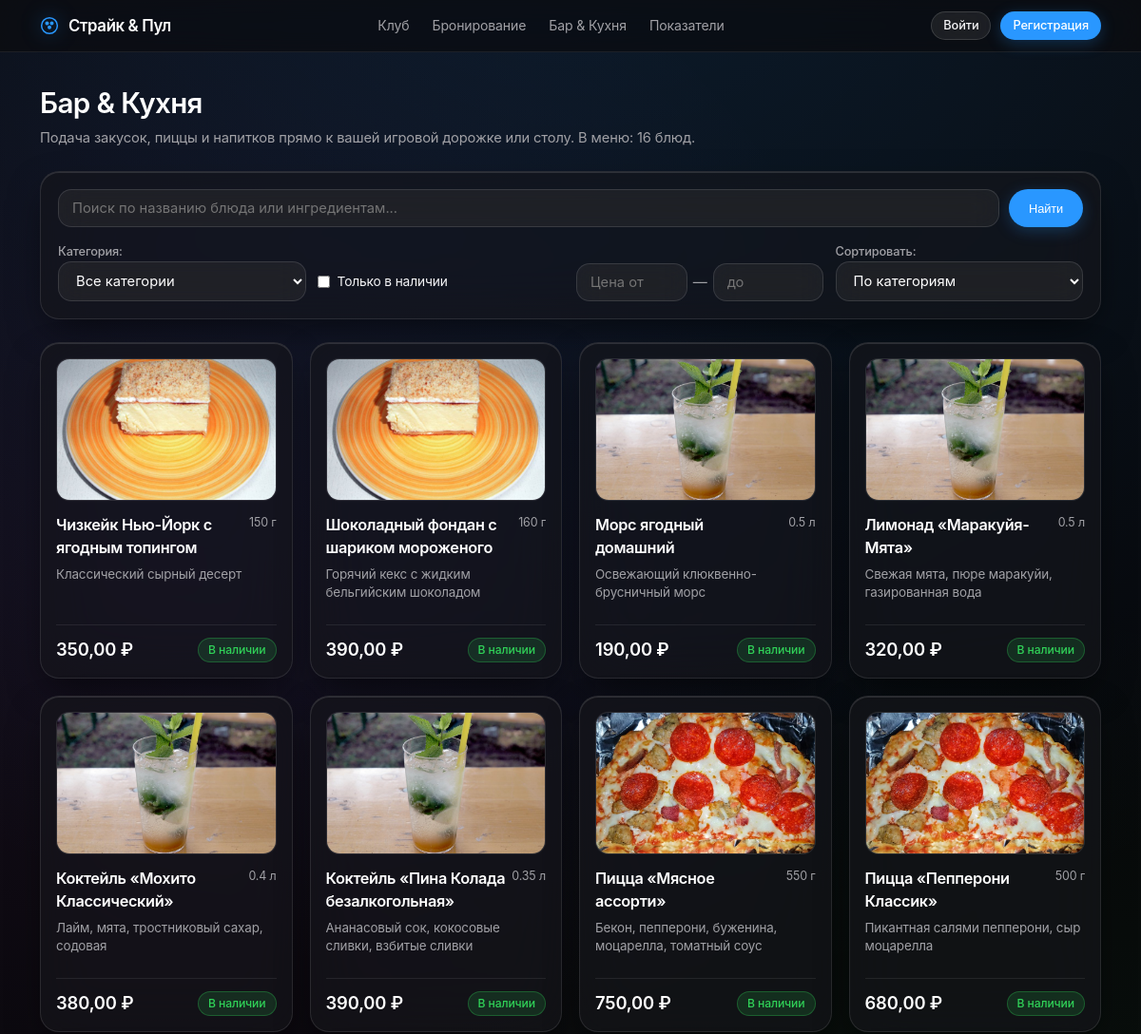
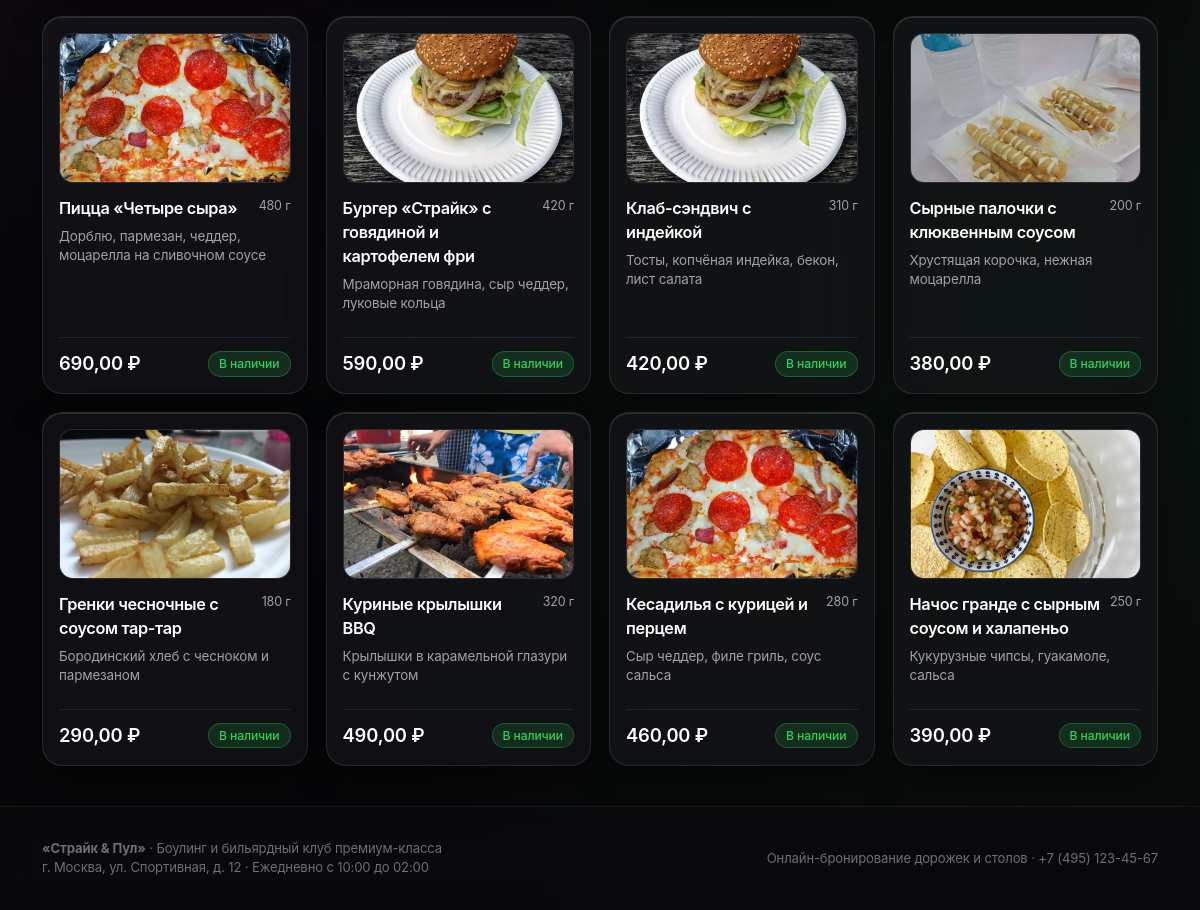
The app's page /menu/ with its own data (2 pictures, top to bottom).
### club/models.py (models this page shows, shortened)
class MenuItem(models.Model):
    CATEGORY_CHOICES = (
        ('snacks', 'Снеки и закуски'),
        ('hot', 'Горячие блюда и пицца'),
        ('drinks', 'Напитки и коктейли'),
        ('desserts', 'Десерты'),
    )
    category = models.CharField("Категория", max_length=20, choices=CATEGORY_CHOICES, default='snacks')
    title = models.CharField("Название", max_length=150)
    description = models.TextField("Состав / описание", blank=True)
    price = models.DecimalField(
        "Цена (руб)",
        max_digits=8,
        decimal_places=2,
        validators=[MinValueValidator(Decimal('0.00'))]
    )
    weight_volume = models.CharField("Выход (порция)", max_length=50, default="300 г")
    photo = models.ImageField(
        "Фото блюда",
        upload_to='menu/',
        blank=True,
        null=True,
        validators=[validate_image_file]
    )
    is_available = models.BooleanField("В наличии", default=True)
    class Meta:
        verbose_name = "Позиция меню бара"
        verbose_name_plural = "Меню бара и кухни"
        ordering = ['category', 'title']

### club/views.py (the view)
# urls.py: path('menu/', views.menu_catalog_view, name='menu_catalog'),
def menu_catalog_view(request):
    queryset = MenuItem.objects.all()
    q = request.GET.get('q', '').strip()
    if q:
        queryset = queryset.filter(Q(title__icontains=q) | Q(description__icontains=q))
    category = request.GET.get('category', '').strip()
    if category:
        queryset = queryset.filter(category=category)
    in_stock = request.GET.get('in_stock', '').strip()
    if in_stock == '1':
        queryset = queryset.filter(is_available=True)
    min_price = request.GET.get('min_price', '').strip()
    max_price = request.GET.get('max_price', '').strip()
    if min_price:
        try:
            queryset = queryset.filter(price__gte=Decimal(min_price))
        except Exception:
            pass
    if max_price:
        try:
            queryset = queryset.filter(price__lte=Decimal(max_price))
        except Exception:
            pass
    sort = request.GET.get('sort', 'category')
    sort_options = {
        'price_asc': 'price',
        'price_desc': '-price',
        'title': 'title',
        'category': 'category',
    }
    order_field = sort_options.get(sort, 'title')
    queryset = queryset.order_by(order_field)
    paginator = Paginator(queryset, 20)
    page_number = request.GET.get('page')
    page_obj = paginator.get_page(page_number)
    query_params = request.GET.copy()
    if 'page' in query_params:
        query_params.pop('page')
    extra_params = query_params.urlencode()
    context = {
        'page_obj': page_obj,
        'q': q,
        'category': category,
        'in_stock': in_stock,
        'min_price': min_price,
        'max_price': max_price,
        'sort': sort,
        'extra_params': extra_params,
        'categories': MenuItem.CATEGORY_CHOICES,
        'total_count': queryset.count(),
    }
    return render(request, 'club/menu_catalog.html', context)

### club/context_processors.py (called while the page is built, shortened)
def club_global_context(request):
    game_types = GameType.objects.all()
    user_role = 'guest'
    user_profile = None
    return {
        'nav_game_types': game_types,
        'current_user_role': user_role,
        'user_profile': user_profile,
    }

### club/templatetags/club_icons.py (called while the page is built)
@register.simple_tag
def icon(name, css_class=""):
    svg = ICONS.get(name, '')
    if css_class and svg:
        svg = svg.replace('<svg ', f'<svg class="{css_class}" ')
    return mark_safe(svg)

### templates/club/menu_catalog.html (shortened to what this page needs)
{% extends 'base.html' %}
{% load club_icons %}
{% block content %}
<div style="display: flex; justify-content: space-between; align-items: baseline; margin-bottom: 24px; flex-wrap: wrap; gap: 12px;">
  <div>
    <h1 style="font-size: 1.85rem; font-weight: 600; letter-spacing: var(--tracking-tight); margin-bottom: 4px; color: #fff;">
      Бар & Кухня
    </h1>
    <p style="color: var(--text-secondary); font-size: 0.92rem;">
      Подача закусок, пиццы и напитков прямо к вашей игровой дорожке или столу. В меню: {{ total_count }} блюд.
    </p>
  </div>
</div>
<div class="card" style="padding: 18px; margin-bottom: 24px;">
  <form method="get" action="{% url 'menu_catalog' %}" style="display: flex; flex-direction: column; gap: 14px;">
    <div style="display: flex; gap: 10px; flex-wrap: wrap;">
      <input type="text" name="q" value="{{ q }}" placeholder="Поиск по названию блюда или ингредиентам..." class="form-control" style="flex: 1; min-width: 220px;">
      <button type="submit" class="btn btn-primary btn-sm" style="padding: 0 20px;">Найти</button>
    </div>
    <div style="display: grid; grid-template-columns: repeat(auto-fit, minmax(170px, 1fr)); gap: 12px; align-items: end;">
      <div>
        <label style="font-size: 0.8rem; font-weight: 500; color: var(--text-secondary);">Категория:</label>
        <select name="category" class="form-control" onchange="this.form.submit()">
          <option value="">Все категории</option>
        </select>
      </div>
      <div style="display: flex; align-items: center; gap: 8px; height: 42px;">
        <input type="checkbox" name="in_stock" value="1" id="in_stock" {% if in_stock == '1' %}checked{% endif %} onchange="this.form.submit()">
        <label for="in_stock" style="font-size: 0.86rem; cursor: pointer; margin: 0; color: var(--text-primary);">Только в наличии</label>
      </div>
      <div style="display: flex; gap: 6px; align-items: center;">
        <input type="number" name="min_price" value="{{ min_price }}" placeholder="Цена от" class="form-control" style="width: 50%;">
        <span style="color: var(--text-secondary);">—</span>
        <input type="number" name="max_price" value="{{ max_price }}" placeholder="до" class="form-control" style="width: 50%;">
      </div>
      <div>
        <label style="font-size: 0.8rem; font-weight: 500; color: var(--text-secondary);">Сортировать:</label>
        <select name="sort" class="form-control" onchange="this.form.submit()">
          <option value="category" {% if sort == 'category' %}selected{% endif %}>По категориям</option>
        </select>
      </div>
    </div>
  </form>
</div>
<div class="grid-4">
  {% for item in page_obj %}
    <div class="card" style="display: flex; flex-direction: column; justify-content: space-between; margin-bottom: 0; padding: 16px;">
      <div>
        <div style="height: 150px; background: rgba(255, 255, 255, 0.04); border-radius: var(--radius-md); margin-bottom: 14px; overflow: hidden; border: 1px solid rgba(255,255,255,0.08);">
          {% if item.photo %}
            <img src="{{ item.photo.url }}" alt="{{ item.title }}" style="width: 100%; height: 100%; object-fit: cover;">
          {% else %}
            <div style="width: 100%; height: 100%; display: flex; align-items: center; justify-content: center; color: var(--apple-blue);">
              {% if item.category == 'drinks' %}{% icon 'cocktail' %}
              {% elif item.category == 'hot' %}{% icon 'pizza' %}
              {% else %}{% icon 'receipt' %}{% endif %}
            </div>
          {% endif %}
        </div>
        <div style="display: flex; justify-content: space-between; align-items: flex-start; margin-bottom: 6px;">
          <h3 style="font-size: 1.02rem; font-weight: 600; letter-spacing: var(--tracking-tight); color: #fff;">{{ item.title }}</h3>
          <span style="font-size: 0.78rem; color: var(--text-secondary); white-space: nowrap; margin-left: 6px;">{{ item.weight_volume }}</span>
        </div>
        <p style="font-size: 0.84rem; color: var(--text-secondary); margin-bottom: 14px; min-height: 48px; line-height: 1.4;">
          {{ item.description|truncatewords:14 }}
        </p>
      </div>
      <div style="border-top: 1px solid rgba(255, 255, 255, 0.08); padding-top: 12px; display: flex; justify-content: space-between; align-items: center;">
        <div style="font-size: 1.15rem; font-weight: 600; color: #fff;">
          {{ item.price }} ₽
        </div>
        {% if item.is_available %}
          <span class="badge badge-confirmed">В наличии</span>
        {% else %}
          <span class="badge badge-cancelled">Нет на складе</span>
        {% endif %}
      </div>
    </div>
  {% endfor %}
</div>
{% endblock %}

### templates/base.html (shortened to what this page needs)
<!DOCTYPE html>
<html lang="ru">
<head>
  {% load static club_icons %}
  <link rel="stylesheet" href="{% static 'css/style.css' %}">
</head>
<body>
  <header class="site-header">
    <div class="container header-inner">
      <a href="{% url 'home' %}" class="brand-logo">
        {% icon 'bowling' %}
        <span>Страйк & Пул</span>
      </a>
      <nav class="main-nav">
        <a href="{% url 'home' %}">Клуб</a>
        <a href="{% url 'booking_create' %}">Бронирование</a>
        <a href="{% url 'menu_catalog' %}">Бар & Кухня</a>
        <a href="{% url 'dashboard' %}">Показатели</a>
      </nav>
      <div class="user-nav">
        {% if user.is_authenticated %}
          <span class="user-badge">
            {% icon 'user' %}
            <span>{{ user.first_name|default:user.username }}</span>
            {% if current_user_role == 'admin' %}· Админ
            {% elif current_user_role == 'operator' %}· Оператор
            {% elif current_user_role == 'bar_manager' %}· Бар
            {% endif %}
          </span>
          <a href="{% url 'profile' %}" class="btn btn-secondary btn-sm">Профиль</a>
          <form action="{% url 'logout' %}" method="post" style="display: inline;">
            {% csrf_token %}
            <button type="submit" class="btn btn-danger btn-sm">Выйти</button>
          </form>
        {% else %}
          <a href="{% url 'login' %}" class="btn btn-secondary btn-sm">Войти</a>
          <a href="{% url 'register' %}" class="btn btn-primary btn-sm">Регистрация</a>
        {% endif %}
      </div>
    </div>
  </header>
  <main class="container" style="flex: 1; padding-top: 14px; padding-bottom: 40px;">
    {% block content %}{% endblock %}
  </main>
  <footer class="site-footer">
    <div class="container footer-inner">
      <div>
        <strong>«Страйк & Пул»</strong> · Боулинг и бильярдный клуб премиум-класса<br>
        г. Москва, ул. Спортивная, д. 12 · Ежедневно с 10:00 до 02:00
      </div>
      <div>
        Онлайн-бронирование дорожек и столов · +7 (495) 123-45-67
      </div>
    </div>
  </footer>
</body>
</html>

### records on screen
MenuItem: photo (picture), title "Чизкейк Нью-Йорк с ягодным топингом", weight_volume "150 г", description "Классический сырный десерт", price "350,00", is_available "В наличии"
MenuItem: photo (picture), title "Шоколадный фондан с шариком мороженого", weight_volume "160 г", description "Горячий кекс с жидким бельгийским шоколадом", price "390,00", is_available "В наличии"
MenuItem: photo (picture), title "Морс ягодный домашний", weight_volume "0.5 л", description "Освежающий клюквенно-брусничный морс", price "190,00", is_available "В наличии"
MenuItem: photo (picture), title "Лимонад «Маракуйя-Мята»", weight_volume "0.5 л", description "Свежая мята, пюре маракуйи, газированная вода", price "320,00", is_available "В наличии"
MenuItem: photo (picture), title "Коктейль «Мохито Классический»", weight_volume "0.4 л", description "Лайм, мята, тростниковый сахар, содовая", price "380,00", is_available "В наличии"
MenuItem: photo (picture), title "Коктейль «Пина Колада безалкогольная»", weight_volume "0.35 л", description "Ананасовый сок, кокосовые сливки, взбитые сливки", price "390,00", is_available "В наличии"
MenuItem: photo (picture), title "Пицца «Мясное ассорти»", weight_volume "550 г", description "Бекон, пепперони, буженина, моцарелла, томатный соус", price "750,00", is_available "В наличии"
MenuItem: photo (picture), title "Пицца «Пепперони Классик»", weight_volume "500 г", description "Пикантная салями пепперони, сыр моцарелла", price "680,00", is_available "В наличии"
MenuItem: photo (picture), title "Пицца «Четыре сыра»", weight_volume "480 г", description "Дорблю, пармезан, чеддер, моцарелла на сливочном соусе", price "690,00", is_available "В наличии"
MenuItem: photo (picture), title "Бургер «Страйк» с говядиной и картофелем фри", weight_volume "420 г", description "Мраморная говядина, сыр чеддер, луковые кольца", price "590,00", is_available "В наличии"
MenuItem: photo (picture), title "Клаб-сэндвич с индейкой", weight_volume "310 г", description "Тосты, копчёная индейка, бекон, лист салата", price "420,00", is_available "В наличии"
MenuItem: photo (picture), title "Сырные палочки с клюквенным соусом", weight_volume "200 г", description "Хрустящая корочка, нежная моцарелла", price "380,00", is_available "В наличии"
MenuItem: photo (picture), title "Гренки чесночные с соусом тар-тар", weight_volume "180 г", description "Бородинский хлеб с чесноком и пармезаном", price "290,00", is_available "В наличии"
MenuItem: photo (picture), title "Куриные крылышки BBQ", weight_volume "320 г", description "Крылышки в карамельной глазури с кунжутом", price "490,00", is_available "В наличии"
MenuItem: photo (picture), title "Кесадилья с курицей и перцем", weight_volume "280 г", description "Сыр чеддер, филе гриль, соус сальса", price "460,00", is_available "В наличии"
MenuItem: photo (picture), title "Начос гранде с сырным соусом и халапеньо", weight_volume "250 г", description "Кукурузные чипсы, гуакамоле, сальса", price "390,00", is_available "В наличии"

### other values on screen
{{ total_count }} "16"
